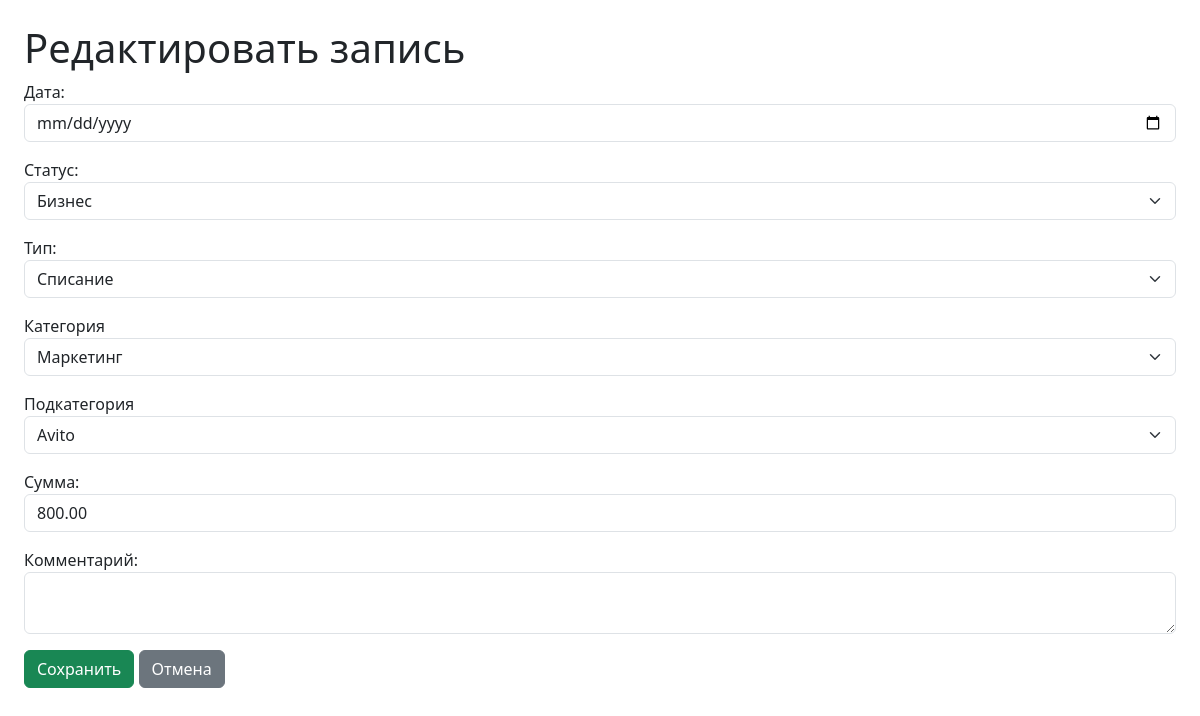
Page /edit/6/ on the committed database.
### dds_app/models.py (models this page shows, shortened)
class CashFlow(models.Model):
    date = models.DateField("Дата")
    status = models.ForeignKey(Status, on_delete=models.CASCADE, verbose_name="Статус")
    type = models.ForeignKey(Type, on_delete=models.CASCADE, verbose_name="Тип")
    category = models.ForeignKey(Category, on_delete=models.CASCADE, verbose_name="Категория")
    subcategory = models.ForeignKey(SubCategory, on_delete=models.CASCADE, verbose_name="Подкатегория")
    amount = models.DecimalField("Сумма", max_digits=10, decimal_places=2)
    comment = models.TextField("Комментарий", blank=True)

### dds_app/views.py (the view)
# urls.py: path('edit/<int:pk>/', views.cashflow_edit, name='edit'),
def cashflow_edit(request, pk):
    cashflow = get_object_or_404(CashFlow, pk=pk)
    if request.method == 'POST':
        form = CashFlowForm(request.POST, instance=cashflow)
        if form.is_valid():
            type_selected = form.cleaned_data['type']
            category_selected = form.cleaned_data['category']
            subcategory_selected = form.cleaned_data['subcategory']
            if category_selected.type != type_selected:
                form.add_error('category', 'Категория не относится к выбранному типу.')
            elif subcategory_selected.category != category_selected:
                form.add_error('subcategory', 'Подкатегория не относится к выбранной категории.')
            else:
                form.save()
                return redirect('dds_app:index')
    else:
        form = CashFlowForm(instance=cashflow)
    context = {
        'form': form,
        'title': 'Редактировать запись',
        'statuses': Status.objects.all(),
        'types': Type.objects.all(),
        'categories': Category.objects.all(),
        'subcategories': SubCategory.objects.all(),
        'selected_type': cashflow.type.id if cashflow.type else '',
        'selected_category': cashflow.category.id if cashflow.category else '',
        'selected_subcategory': cashflow.subcategory.id if cashflow.subcategory else '',
    }
    return render(request, 'dds_app/form.html', context)

### dds_app/forms.py (shortened to what this page needs)
class CashFlowForm(forms.ModelForm):
    class Meta:
        model = CashFlow
        fields = ['date', 'status', 'type', 'category', 'subcategory', 'amount', 'comment']
        widgets = {
            'date': forms.DateInput(attrs={'type': 'date', 'class': 'form-control'}),
            'status': forms.Select(attrs={'class': 'form-select'}),
            'type': forms.Select(attrs={'class': 'form-select', 'id': 'type-select'}),
            'category': forms.Select(attrs={'class': 'form-select', 'id': 'category-select'}),
            'subcategory': forms.Select(attrs={'class': 'form-select', 'id': 'subcategory-select'}),
            'amount': forms.NumberInput(attrs={'class': 'form-control', 'step': '0.01'}),
            'comment': forms.Textarea(attrs={'class': 'form-control', 'rows': 2}),
        }

### dds_app/models.py (called while the page is built)
    def __str__(self):
        return self.name

    def __str__(self):
        return self.name

### dds_app/templates/dds_app/form.html (shortened to what this page needs)
{% load static %}
<!DOCTYPE html>
<html lang="ru">
<head>
    <link href="https://cdn.jsdelivr.net/npm/bootstrap@5.3.1/dist/css/bootstrap.min.css" rel="stylesheet">
</head>
<body class="p-4">
<h1>{{ title }}</h1>
<form method="post" novalidate>
    <div class="mb-3">
        {{ form.date.label_tag }}
        {{ form.date }}
    </div>
    <div class="mb-3">
        {{ form.status.label_tag }}
        {{ form.status }}
    </div>
    <div class="mb-3">
        {{ form.type.label_tag }}
        {{ form.type }}
    </div>
    <div class="mb-3">
        <label for="category-select">Категория</label>
        <select name="category" class="form-select" id="category-select" required>
            {% for c in categories %}
                <option value="{{ c.id }}" data-type-id="{{ c.type.id }}"
                    {% if selected_category == c.id %}selected{% endif %}>
                    {{ c.name }}
                </option>
            {% endfor %}
        </select>
    </div>
    <div class="mb-3">
        <label for="subcategory-select">Подкатегория</label>
        <select name="subcategory" class="form-select" id="subcategory-select" required>
            {% for sc in subcategories %}
                <option value="{{ sc.id }}" data-category-id="{{ sc.category.id }}"
                    {% if selected_subcategory == sc.id %}selected{% endif %}>
                    {{ sc.name }}
                </option>
            {% endfor %}
        </select>
    </div>
    <div class="mb-3">
        {{ form.amount.label_tag }}
        {{ form.amount }}
    </div>
    <div class="mb-3">
        {{ form.comment.label_tag }}
        {{ form.comment }}
    </div>
    <button type="submit" class="btn btn-success">Сохранить</button>
    <a href="{% url 'dds_app:index' %}" class="btn btn-secondary">Отмена</a>
</form>
</body>
</html>

### rows in the picture
CashFlow: status "Бизнес", type "Списание", amount "800.00"

### other values in the picture
{{ title }} "Редактировать запись"
form field category "Маркетинг"
form field subcategory "Avito"
